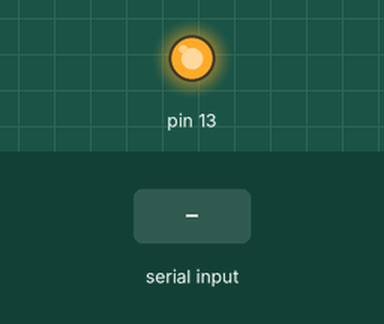
Bench run of a sketch on a simulated Arduino Uno, built with avr-gcc and run on an emulated ATmega328P. On the bench: output pins drawn as LEDs (lit = HIGH). The test bench sets the inputs (shaded band).

Above: at 1.2 s.
1.3 s: "2" received over Serial
At 2.0 s:
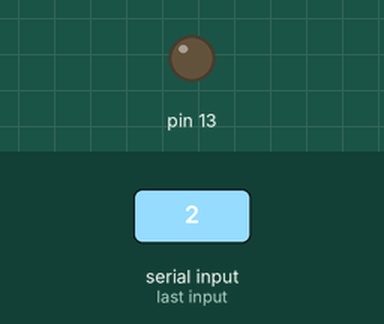
2.8 s: "1" received over Serial
At 3.1 s:
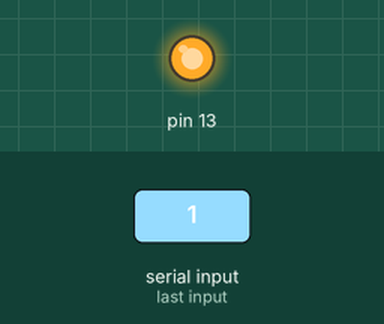
Timing chart, 0 to 5.8 s (numbered marks = the images above; inputs shaded):
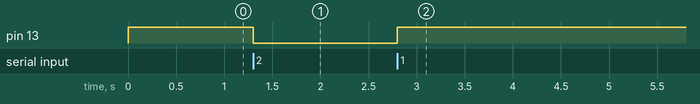

The sketch:

led-on-off.ino
```cpp
void setup() {
  Serial.begin(9600);
  pinMode(13, OUTPUT);
  digitalWrite(13, HIGH);
}

void loop() {
  int val;

  if (Serial.available()) {
    val = Serial.read();

    if (val == '1') {
      digitalWrite(13, HIGH);
    }

    if (val == '2') {
      digitalWrite(13, LOW);
    }
  }
}
```

Measured:
- after the input at 1.3 s, pin 13: HIGH → LOW at once
- after the input at 2.8 s, pin 13: LOW → HIGH at once
